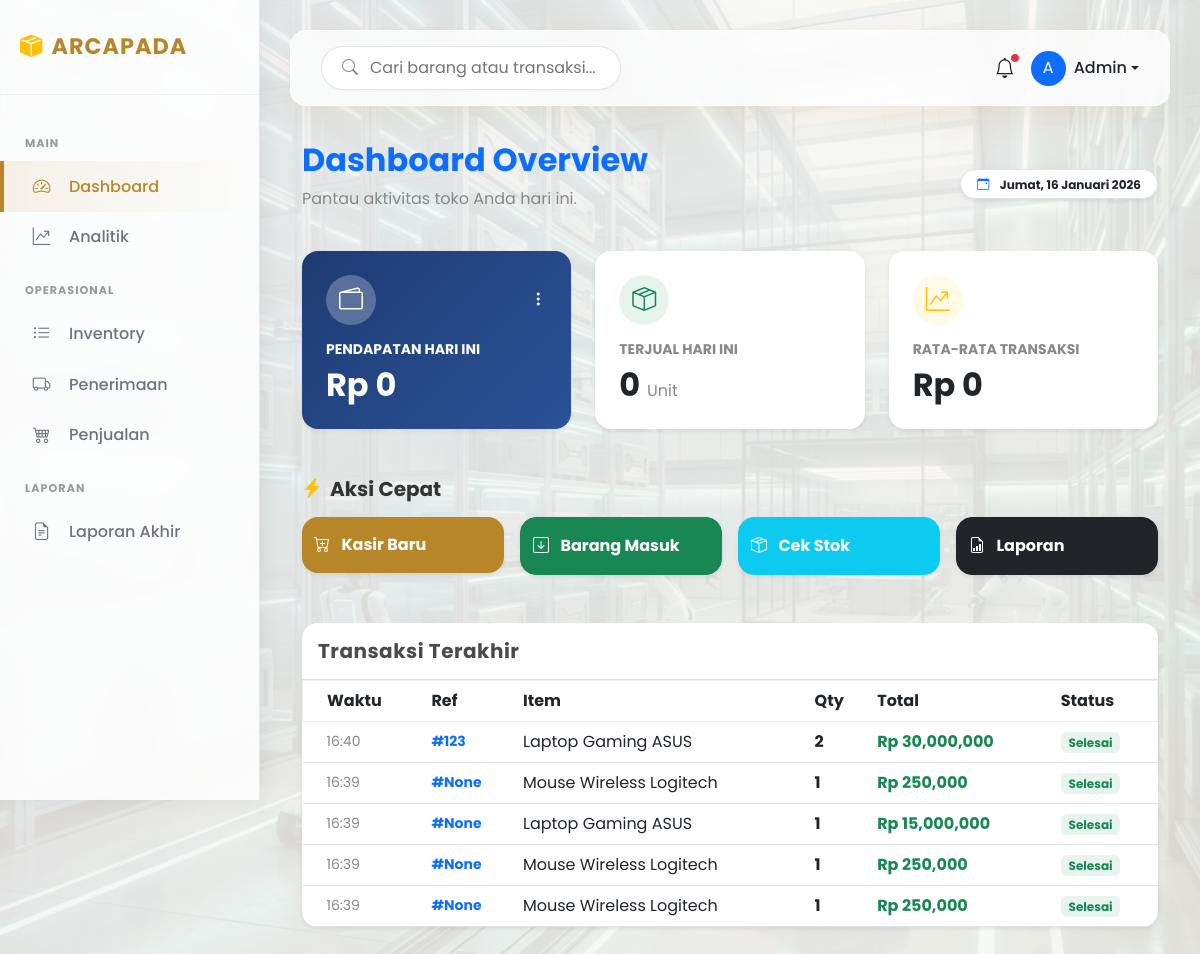
The page /dashboard (signed in) on the database as committed earlier.
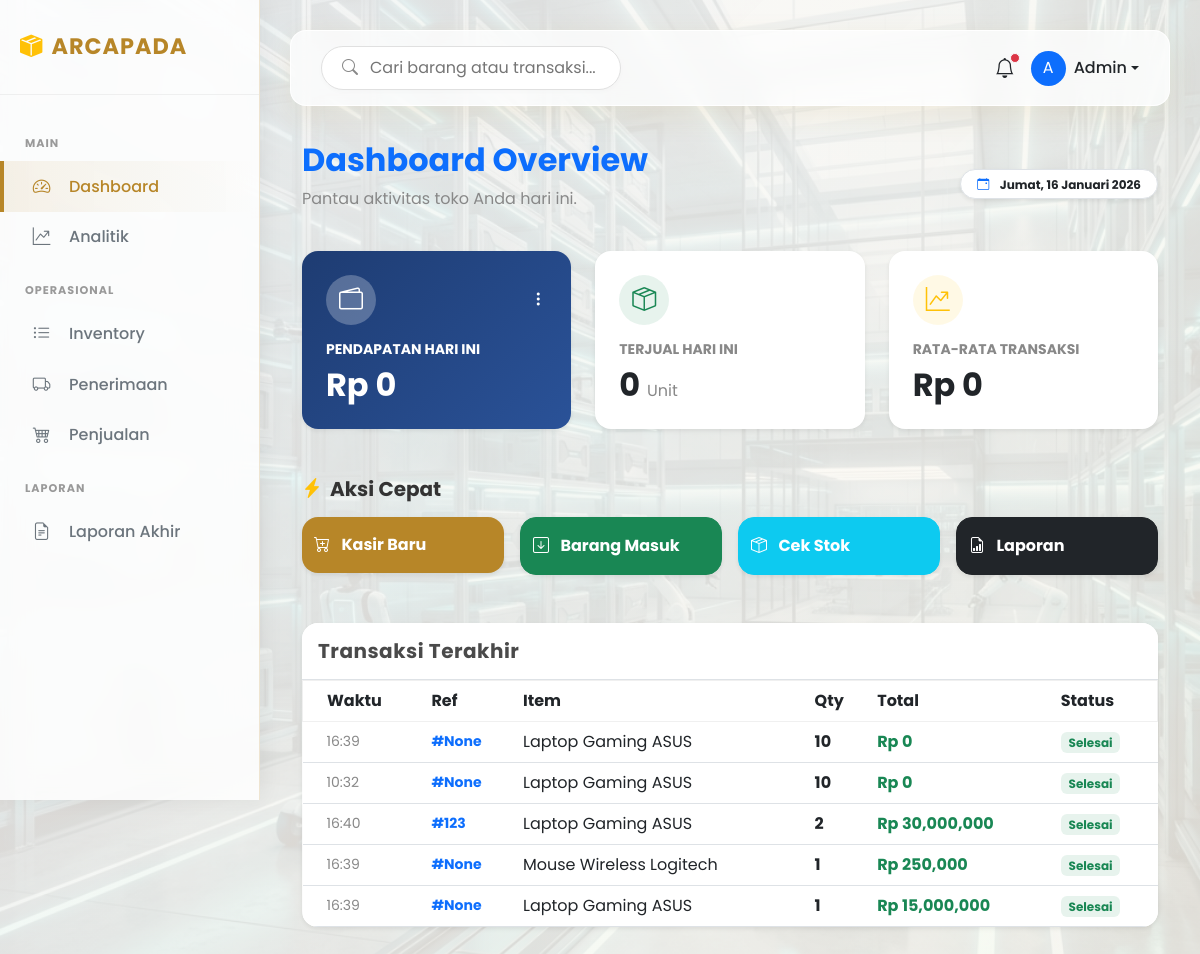
The same page on the database as committed later.
### app/models.py (models this page shows, shortened)
class Transaction(db.Model):
    __tablename__ = 'transactions'
    id = db.Column(db.Integer, primary_key=True)
    product_id = db.Column(db.Integer, db.ForeignKey('products.id'), nullable=False)
    transaction_type = db.Column(db.String(10), nullable=False)
    quantity = db.Column(db.Integer, nullable=False)
    total_amount = db.Column(db.Float, nullable=False)
    created_at = db.Column(db.DateTime, default=datetime.utcnow)
    supplier = db.Column(db.String(100), nullable=True)
    reference = db.Column(db.String(50), nullable=True)

class Product(db.Model):
    __tablename__ = 'products'
    id = db.Column(db.Integer, primary_key=True)
    sku = db.Column(db.String(20), unique=True, nullable=False)
    name = db.Column(db.String(100), nullable=False)
    description = db.Column(db.Text, nullable=True)
    price = db.Column(db.Float, nullable=False)
    cost = db.Column(db.Float, nullable=False)
    stock_quantity = db.Column(db.Integer, default=0)
    min_stock_threshold = db.Column(db.Integer, default=10)
    transactions = db.relationship('Transaction', backref='product', lazy=True)

### app/controllers/web_controller.py (the view)
@web_bp.route('/dashboard')
def dashboard():
    if 'user_id' not in session: return redirect(url_for('auth.login_web'))
    today = datetime.now().replace(hour=0, minute=0, second=0, microsecond=0)
    total_revenue = db.session.query(func.sum(Transaction.total_amount))\
        .filter(Transaction.transaction_type == 'OUT')\
        .filter(Transaction.created_at >= today)\
        .scalar() or 0
    total_sold = db.session.query(func.sum(Transaction.quantity))\
        .filter(Transaction.transaction_type == 'OUT')\
        .filter(Transaction.created_at >= today)\
        .scalar() or 0
    recent_transactions = Transaction.query.order_by(Transaction.created_at.desc()).limit(5).all()
    summary = {
        'total_revenue': total_revenue,
        'total_items_sold': total_sold,
        'average_order_value': (total_revenue / total_sold) if total_sold > 0 else 0
    }
    return render_template('dashboard.html', summary=summary, recent_transactions=recent_transactions)

### app/templates/dashboard.html (shortened to what the changed rows need)
{% extends "base.html" %}
{% block content %}
<div class="container pb-5">
    <div class="d-flex justify-content-between align-items-center mb-4">
        <div>
            <h2 class="fw-bold text-primary">Dashboard Overview</h2>
        </div>
    </div>
    <div class="row g-4 mb-5">
        <div class="col-md-4">
            <div class="card border-0 shadow-sm h-100" style="background: linear-gradient(135deg, #1e3c72 0%, #2a5298 100%); color: white;">
                <div class="card-body p-4">
                    <h2 class="fw-bold mb-0">Rp {{ "{:,.0f}".format(summary.total_revenue) }}</h2>
                </div>
            </div>
        </div>
        <div class="col-md-4">
            <div class="card border-0 shadow-sm h-100 bg-white">
                <div class="card-body p-4">
                    <h2 class="fw-bold mb-0 text-dark">{{ summary.total_items_sold }} <span class="fs-6 text-muted fw-normal">Unit</span></h2>
                </div>
            </div>
        </div>
        <div class="col-md-4">
            <div class="card border-0 shadow-sm h-100 bg-white">
                <div class="card-body p-4">
                    <h2 class="fw-bold mb-0 text-dark">Rp {{ "{:,.0f}".format(summary.average_order_value) }}</h2>
                </div>
            </div>
        </div>
    </div>
    <div class="card border-0 shadow-sm rounded-4 overflow-hidden">
        <div class="card-body p-0">
            <table class="table table-hover align-middle mb-0">
                <thead class="bg-light">
                    <tr>
                        <th class="ps-4">Waktu</th>
                        <th>Ref</th>
                        <th>Item</th>
                        <th>Qty</th>
                        <th>Total</th>
                        <th>Status</th>
                    </tr>
                </thead>
                <tbody>
                    {% for t in recent_transactions %}
                    <tr>
                        <td class="ps-4 text-muted small">{{ t.created_at.strftime('%H:%M') }}</td>
                        <td class="fw-bold text-primary small">#{{ t.reference }}</td>
                        <td>{{ t.product.name }}</td>
                        <td class="fw-bold">{{ t.quantity }}</td>
                        <td class="text-success fw-bold">Rp {{ "{:,.0f}".format(t.total_amount) }}</td>
                        <td>
                            <span class="badge bg-success bg-opacity-10 text-success">Selesai</span>
                        </td>
                    </tr>
                    {% else %}
                    <tr>
                        <td colspan="6" class="text-center py-4 text-muted">Belum ada transaksi hari ini.</td>
                    </tr>
                    {% endfor %}
                </tbody>
            </table>
        </div>
    </div>
</div>
{% endblock %}

Rows that differ between the two databases and show on the page:
no longer on this page (row unchanged): Transaction: created_at "16:39", reference "None", product.name "Mouse Wireless Logitech", quantity "1", total_amount "250,000"
no longer on this page (row unchanged): Transaction: created_at "16:39", reference "None", product.name "Mouse Wireless Logitech", quantity "1", total_amount "250,000"
added Transaction: created_at "16:39", reference "None", product.name "Laptop Gaming ASUS", quantity "10", total_amount "0"
added Transaction: created_at "10:32", reference "None", product.name "Laptop Gaming ASUS", quantity "10", total_amount "0"
